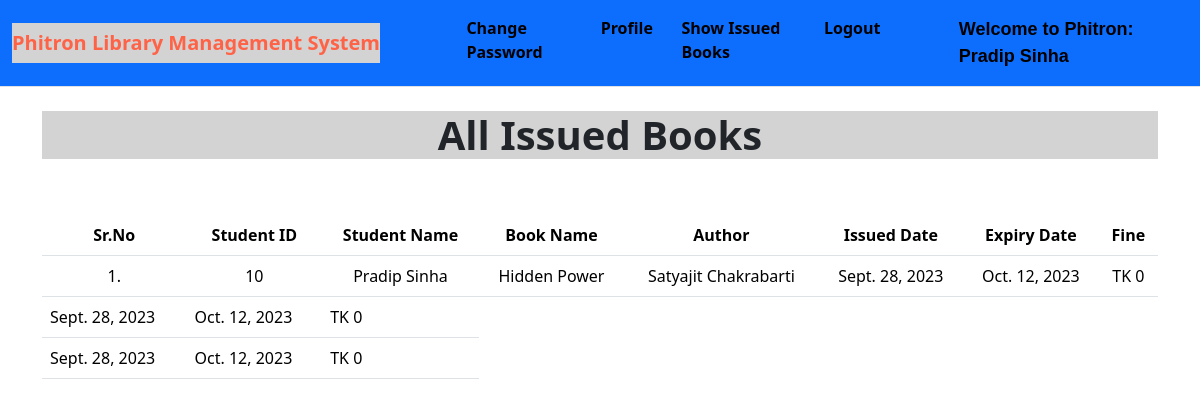
The app's page /student_issued_books/ (signed in) with its own data.
### library/models.py (models this page shows, shortened)
class Book(models.Model):
    name = models.CharField(max_length=100)
    author = models.CharField(max_length=100)
    isbn = models.PositiveIntegerField()
    category = models.CharField(max_length=80)

class IssuedBook(models.Model):
    student_id = models.CharField(max_length=100, blank=True)
    isbn = models.CharField(max_length=13)
    issued_date = models.DateField(auto_now=True)
    expiry_date = models.DateField(default=expiry)

### library/views.py (the view)
# urls.py: path("student_issued_books/", views.student_issued_books, name="student_issued_books"),
def student_issued_books(request):
    student = Student.objects.filter(user_id=request.user.id)
    issuedBooks = IssuedBook.objects.filter(student_id=student[0].user_id)
    li1 = []
    li2 = []
    for i in issuedBooks:
        books = Book.objects.filter(isbn=i.isbn)
        for book in books:
            t=(request.user.id, request.user.get_full_name, book.name,book.author)
            li1.append(t)
        days=(date.today()-i.issued_date)
        d=days.days
        fine=0
        if d>15:
            day=d-14
            fine=day*2
        t=(issuedBooks[0].issued_date, issuedBooks[0].expiry_date, fine)
        li2.append(t)
    return render(request,'student_issued_books.html',{'li1':li1, 'li2':li2})

### library/templates/student_issued_books.html (shortened to what this page needs)
{% extends 'student_navbar.html' %}
{% load static %}
{% block body %}
<div class="container mt-4">
    <h1 class="text-center" style="font-weight: bold; background-color: lightgrey;">All Issued Books</h1>
    <br></br>
    <table class="table table-hover" id="example">
        <thead>
            <tr class="text-center">
                <th>Sr.No</th>
                <th>Student ID</th>
                <th>Student Name</th>
                <th>Book Name</th>
                <th>Author</th>
                <th>Issued Date</th>
                <th>Expiry Date</th>
                <th>Fine</th>
            </tr>
        </thead>
        <tbody>
            {% for i in li1 %}
            <tr class="text-center">
                <td>{{forloop.counter}}.</td>
                <td>{{i.0}}</td>
                <td>{{i.1}}</td>
                <td>{{i.2}}</td>
                <td>{{i.3}}</td>
                {% endfor %}
                {% for i in li2 %}
                <td>{{i.0}}</td>
                <td>{{i.1}}</td>
                <td>TK {{i.2}}</td>
            </tr>
            {% endfor %}
        </tbody>
    </table>
    </div>
{% endblock %}

### library/templates/student_navbar.html (shortened to what this page needs)
<!doctype html>
{% load static %}
<html lang="en">
  <head>
    <link rel="stylesheet" href="{% static 'library/css/bootstrap.min.css' %}">
  </head>
  <body>
    <nav class="navbar navbar-expand-lg bg-primary border-bottom border-body">
        <div class="container-fluid">
          <a class="navbar-brand" href="#" style="font-weight: bold;background: lightgrey;color: tomato">Phitron Library Management System</a>
          <div class="collapse navbar-collapse" id="navbarSupportedContent">
            <ul class="navbar-nav me-auto mb-2 mb-lg-0">
              <li class="nav-item">
                <a class="nav-link active" aria-current="page" href="/change_password/" style="font-weight: bold;">Change Password</a>
              </li>
              <li class="nav-item">
                <a class="nav-link active" aria-current="page" href="/profile/" style="font-weight: bold;" >Profile</a>
              </li>
              <li class="nav-item">
                <a class="nav-link active" aria-current="page" href="/student_issued_books/" style="font-weight: bold;">Show Issued Books</a>
              </li>
              <li class="nav-item">
                <a class="nav-link active" aria-current="page" href="/logout/" style="font-weight: bold;">Logout</a>
              </li>
              <li class="nav-item">
                <a style="font-weight:700; font-family:sans-serif; font-size: large;" class="nav-link active" href="#" style="font-weight: bold;color: red;">Welcome to Phitron: {{request.user}}</a>
              </li>
            </ul>
          </div>
        </div>
      </nav>
      {% block body %}
      {% endblock %}
  </body>
</html>

### records on screen
Book: name "Hidden Power", author "Satyajit Chakrabarti"
IssuedBook: issued_date "Sept. 28, 2023" "Sept. 28, 2023" "Sept. 28, 2023", expiry_date "Oct. 12, 2023" "Oct. 12, 2023" "Oct. 12, 2023"

### other values on screen
{{ request.user }} "Pradip Sinha"
{{ i.0 }} "10"
{{ i.1 }} "Pradip Sinha"
{{ i.2 }} "0" "0" "0"
